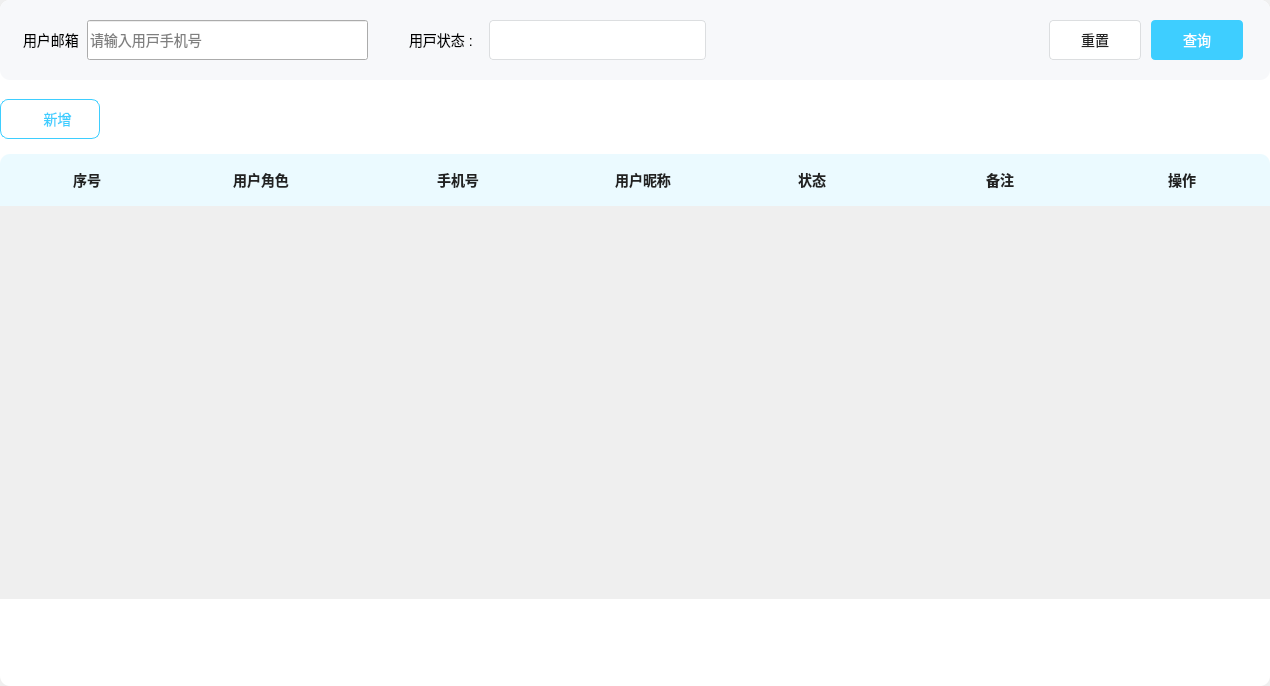
<?xml version="1.0" encoding="UTF-8"?>
<ui version="4.0">
 <class>RoleTable</class>
 <widget class="QWidget" name="RoleTable">
  <property name="geometry">
   <rect>
    <x>0</x>
    <y>0</y>
    <width>1270</width>
    <height>686</height>
   </rect>
  </property>
  <property name="windowTitle">
   <string>Form</string>
  </property>
  <layout class="QVBoxLayout" name="verticalLayout">
   <property name="spacing">
    <number>0</number>
   </property>
   <property name="leftMargin">
    <number>0</number>
   </property>
   <property name="topMargin">
    <number>0</number>
   </property>
   <property name="rightMargin">
    <number>0</number>
   </property>
   <property name="bottomMargin">
    <number>0</number>
   </property>
   <item>
    <widget class="QWidget" name="roleTableBg" native="true">
     <property name="styleSheet">
      <string notr="true">#roleTableBg{ border-radius : 10px; background-color : #FFFFFF; }*{ font-size : 14px; font-family : 微软雅⿊; }</string>
     </property>
     <layout class="QVBoxLayout" name="verticalLayout_2">
      <property name="spacing">
       <number>0</number>
      </property>
      <property name="leftMargin">
       <number>0</number>
      </property>
      <property name="topMargin">
       <number>0</number>
      </property>
      <property name="rightMargin">
       <number>0</number>
      </property>
      <property name="bottomMargin">
       <number>0</number>
      </property>
      <item>
       <widget class="QWidget" name="inputArea" native="true">
        <property name="minimumSize">
         <size>
          <width>0</width>
          <height>80</height>
         </size>
        </property>
        <property name="maximumSize">
         <size>
          <width>16777215</width>
          <height>80</height>
         </size>
        </property>
        <property name="styleSheet">
         <string notr="true">#inputArea{ border-radius : 10px; background-color :  #F7F8FA; }</string>
        </property>
        <layout class="QHBoxLayout" name="horizontalLayout">
         <property name="spacing">
          <number>41</number>
         </property>
         <property name="leftMargin">
          <number>23</number>
         </property>
         <property name="topMargin">
          <number>0</number>
         </property>
         <property name="rightMargin">
          <number>27</number>
         </property>
         <property name="bottomMargin">
          <number>0</number>
         </property>
         <item>
          <widget class="QWidget" name="adminPhoneBox" native="true">
           <property name="minimumSize">
            <size>
             <width>345</width>
             <height>0</height>
            </size>
           </property>
           <property name="maximumSize">
            <size>
             <width>345</width>
             <height>16777215</height>
            </size>
           </property>
           <layout class="QHBoxLayout" name="horizontalLayout_2">
            <property name="spacing">
             <number>8</number>
            </property>
            <property name="leftMargin">
             <number>0</number>
            </property>
            <property name="topMargin">
             <number>0</number>
            </property>
            <property name="rightMargin">
             <number>0</number>
            </property>
            <property name="bottomMargin">
             <number>0</number>
            </property>
            <item>
             <widget class="QLabel" name="emailLabel">
              <property name="text">
               <string>用户邮箱</string>
              </property>
             </widget>
            </item>
            <item>
             <widget class="QLineEdit" name="email">
              <property name="minimumSize">
               <size>
                <width>0</width>
                <height>40</height>
               </size>
              </property>
              <property name="maximumSize">
               <size>
                <width>16777215</width>
                <height>40</height>
               </size>
              </property>
              <property name="styleSheet">
               <string notr="true">#phone{ background : #FFFFFF; border-radius : 4px; border : 1px solid #DCDEE0; padding-left : 18px; }</string>
              </property>
              <property name="text">
               <string/>
              </property>
              <property name="placeholderText">
               <string>请输⼊⽤⼾⼿机号</string>
              </property>
             </widget>
            </item>
           </layout>
          </widget>
         </item>
         <item>
          <widget class="QWidget" name="adminStatusBox" native="true">
           <property name="minimumSize">
            <size>
             <width>297</width>
             <height>0</height>
            </size>
           </property>
           <property name="maximumSize">
            <size>
             <width>297</width>
             <height>16777215</height>
            </size>
           </property>
           <layout class="QHBoxLayout" name="horizontalLayout_3">
            <property name="leftMargin">
             <number>0</number>
            </property>
            <property name="topMargin">
             <number>0</number>
            </property>
            <property name="rightMargin">
             <number>0</number>
            </property>
            <property name="bottomMargin">
             <number>0</number>
            </property>
            <item>
             <widget class="QLabel" name="status">
              <property name="minimumSize">
               <size>
                <width>74</width>
                <height>0</height>
               </size>
              </property>
              <property name="maximumSize">
               <size>
                <width>74</width>
                <height>16777215</height>
               </size>
              </property>
              <property name="text">
               <string>⽤⼾状态 :</string>
              </property>
             </widget>
            </item>
            <item>
             <widget class="QComboBox" name="userStatus">
              <property name="minimumSize">
               <size>
                <width>0</width>
                <height>40</height>
               </size>
              </property>
              <property name="maximumSize">
               <size>
                <width>16777215</width>
                <height>40</height>
               </size>
              </property>
              <property name="styleSheet">
               <string notr="true">#userStatus { background-color: #FFFFFF; border: 1px solid #DCDEE0; border-radius: 4px; color: #222222; padding-left: 16px; line-height: 40px; }

#userStatus::drop-down { border: none; width: 33px; }

#userStatus::down-arrow { width: 15px; background-color: transparent; image: url(:/images/admin/triangle.png); }

#userStatus QAbstractItemView { outline: 0px; }

#userStatus QAbstractItemView::item { color: #222222; padding-left:16px; background-color: #FFFFFF; height: 30px; 
}

#userStatus QAbstractItemView::item:selected { background-color: #409CE1; color: #FFFFFF; }</string>
              </property>
             </widget>
            </item>
           </layout>
          </widget>
         </item>
         <item>
          <spacer name="horizontalSpacer">
           <property name="orientation">
            <enum>Qt::Orientation::Horizontal</enum>
           </property>
           <property name="sizeHint" stdset="0">
            <size>
             <width>258</width>
             <height>20</height>
            </size>
           </property>
          </spacer>
         </item>
         <item>
          <widget class="QWidget" name="btnOperatorBox" native="true">
           <property name="minimumSize">
            <size>
             <width>194</width>
             <height>0</height>
            </size>
           </property>
           <property name="maximumSize">
            <size>
             <width>194</width>
             <height>16777215</height>
            </size>
           </property>
           <layout class="QHBoxLayout" name="horizontalLayout_4">
            <property name="spacing">
             <number>10</number>
            </property>
            <property name="leftMargin">
             <number>0</number>
            </property>
            <property name="topMargin">
             <number>0</number>
            </property>
            <property name="rightMargin">
             <number>0</number>
            </property>
            <property name="bottomMargin">
             <number>0</number>
            </property>
            <item>
             <widget class="QPushButton" name="resetBtn">
              <property name="minimumSize">
               <size>
                <width>0</width>
                <height>40</height>
               </size>
              </property>
              <property name="maximumSize">
               <size>
                <width>16777215</width>
                <height>40</height>
               </size>
              </property>
              <property name="styleSheet">
               <string notr="true">#resetBtn{ color : #222222; background-color: #FFFFFF; border-radius: 4px; border: 1px solid #DCDEE0; }</string>
              </property>
              <property name="text">
               <string>重置</string>
              </property>
             </widget>
            </item>
            <item>
             <widget class="QPushButton" name="queryBtn">
              <property name="minimumSize">
               <size>
                <width>0</width>
                <height>40</height>
               </size>
              </property>
              <property name="maximumSize">
               <size>
                <width>16777215</width>
                <height>40</height>
               </size>
              </property>
              <property name="styleSheet">
               <string notr="true">#queryBtn{ color : #FFFFFF; background-color: #3ECEFF; border-radius: 4px; }</string>
              </property>
              <property name="text">
               <string>查询</string>
              </property>
             </widget>
            </item>
           </layout>
          </widget>
         </item>
        </layout>
       </widget>
      </item>
      <item>
       <widget class="QWidget" name="insertBtnArea" native="true">
        <property name="minimumSize">
         <size>
          <width>0</width>
          <height>74</height>
         </size>
        </property>
        <property name="maximumSize">
         <size>
          <width>16777215</width>
          <height>74</height>
         </size>
        </property>
        <widget class="QLabel" name="addLabel">
         <property name="geometry">
          <rect>
           <x>25</x>
           <y>33</y>
           <width>12</width>
           <height>12</height>
          </rect>
         </property>
         <property name="styleSheet">
          <string notr="true">#addLabel{ border-image : url(&quot;:/images/admin/add.png&quot;); }</string>
         </property>
         <property name="text">
          <string/>
         </property>
        </widget>
        <widget class="QPushButton" name="insertBtn">
         <property name="geometry">
          <rect>
           <x>0</x>
           <y>19</y>
           <width>100</width>
           <height>40</height>
          </rect>
         </property>
         <property name="styleSheet">
          <string notr="true">#insertBtn
{ 
	color : #3ECEFF; 
	background-color : #FFFFFF; 
	border-radius: 8px; 
	border: 1px solid #3ECEFF; 
	padding :10px 25px 10px 40px; 
}</string>
         </property>
         <property name="text">
          <string>新增</string>
         </property>
        </widget>
        <zorder>insertBtn</zorder>
        <zorder>addLabel</zorder>
       </widget>
      </item>
      <item>
       <widget class="QWidget" name="tableTitleArea" native="true">
        <property name="minimumSize">
         <size>
          <width>0</width>
          <height>52</height>
         </size>
        </property>
        <property name="maximumSize">
         <size>
          <width>16777215</width>
          <height>52</height>
         </size>
        </property>
        <property name="styleSheet">
         <string notr="true">#tableTitleArea{ background-color: #EBFAFF; border-top-left-radius: 10px; border-top-right-radius: 10px; border-bottom-left-radius: 0; border-bottom-right-radius: 0; }

#tableTitleArea QLabel { font-weight: bold; color: #222222; line-height: 20px; }</string>
        </property>
        <layout class="QHBoxLayout" name="horizontalLayout_5">
         <property name="spacing">
          <number>0</number>
         </property>
         <property name="leftMargin">
          <number>0</number>
         </property>
         <property name="topMargin">
          <number>0</number>
         </property>
         <property name="rightMargin">
          <number>0</number>
         </property>
         <property name="bottomMargin">
          <number>0</number>
         </property>
         <item>
          <widget class="QLabel" name="idLabel">
           <property name="minimumSize">
            <size>
             <width>174</width>
             <height>0</height>
            </size>
           </property>
           <property name="maximumSize">
            <size>
             <width>174</width>
             <height>16777215</height>
            </size>
           </property>
           <property name="text">
            <string>序号</string>
           </property>
           <property name="alignment">
            <set>Qt::AlignmentFlag::AlignCenter</set>
           </property>
          </widget>
         </item>
         <item>
          <widget class="QLabel" name="roleLabel">
           <property name="minimumSize">
            <size>
             <width>174</width>
             <height>0</height>
            </size>
           </property>
           <property name="maximumSize">
            <size>
             <width>174</width>
             <height>16777215</height>
            </size>
           </property>
           <property name="text">
            <string>用户角色</string>
           </property>
           <property name="alignment">
            <set>Qt::AlignmentFlag::AlignCenter</set>
           </property>
          </widget>
         </item>
         <item>
          <widget class="QLabel" name="telphoneLabel">
           <property name="minimumSize">
            <size>
             <width>220</width>
             <height>0</height>
            </size>
           </property>
           <property name="maximumSize">
            <size>
             <width>220</width>
             <height>16777215</height>
            </size>
           </property>
           <property name="text">
            <string>手机号</string>
           </property>
           <property name="alignment">
            <set>Qt::AlignmentFlag::AlignCenter</set>
           </property>
          </widget>
         </item>
         <item>
          <widget class="QLabel" name="nameLabel">
           <property name="minimumSize">
            <size>
             <width>150</width>
             <height>0</height>
            </size>
           </property>
           <property name="maximumSize">
            <size>
             <width>150</width>
             <height>16777215</height>
            </size>
           </property>
           <property name="text">
            <string>用户昵称</string>
           </property>
           <property name="alignment">
            <set>Qt::AlignmentFlag::AlignCenter</set>
           </property>
          </widget>
         </item>
         <item>
          <widget class="QLabel" name="statusLabel">
           <property name="minimumSize">
            <size>
             <width>188</width>
             <height>0</height>
            </size>
           </property>
           <property name="maximumSize">
            <size>
             <width>188</width>
             <height>16777215</height>
            </size>
           </property>
           <property name="text">
            <string>状态</string>
           </property>
           <property name="alignment">
            <set>Qt::AlignmentFlag::AlignCenter</set>
           </property>
          </widget>
         </item>
         <item>
          <widget class="QLabel" name="commentLabel">
           <property name="minimumSize">
            <size>
             <width>188</width>
             <height>0</height>
            </size>
           </property>
           <property name="maximumSize">
            <size>
             <width>188</width>
             <height>16777215</height>
            </size>
           </property>
           <property name="text">
            <string>备注</string>
           </property>
           <property name="alignment">
            <set>Qt::AlignmentFlag::AlignCenter</set>
           </property>
          </widget>
         </item>
         <item>
          <widget class="QLabel" name="operationLabe">
           <property name="text">
            <string>操作</string>
           </property>
           <property name="alignment">
            <set>Qt::AlignmentFlag::AlignCenter</set>
           </property>
          </widget>
         </item>
        </layout>
       </widget>
      </item>
      <item>
       <widget class="QWidget" name="adminInfoArea" native="true">
        <property name="minimumSize">
         <size>
          <width>0</width>
          <height>408</height>
         </size>
        </property>
        <property name="maximumSize">
         <size>
          <width>16777215</width>
          <height>408</height>
         </size>
        </property>
        <layout class="QVBoxLayout" name="verticalLayout_3">
         <property name="spacing">
          <number>0</number>
         </property>
         <property name="leftMargin">
          <number>0</number>
         </property>
         <property name="topMargin">
          <number>0</number>
         </property>
         <property name="rightMargin">
          <number>0</number>
         </property>
         <property name="bottomMargin">
          <number>15</number>
         </property>
         <item>
          <widget class="QScrollArea" name="scrollArea">
           <property name="styleSheet">
            <string notr="true">#scrollArea { border : none; background-color: #FFFFFF; }

QScrollBar:vertical{ /*垂直滚动条*/ border : none; background-color : #FFFFFF; width : 10px; }

QScrollBar::handle:vertical{ /*设置垂直滚动条⼿柄*/ border : none; border-radius : 5px; background-color : #E8E8E8; min-height: 134px; }

QScrollBar::up-arrow:vertical, QScrollBar::down- arrow:vertical { border:none; width: 0px; height: 0px; }

QScrollBar:horizontal { height: 0px; }</string>
           </property>
           <property name="widgetResizable">
            <bool>true</bool>
           </property>
           <widget class="QWidget" name="scrollAreaWidgetContents">
            <property name="geometry">
             <rect>
              <x>0</x>
              <y>0</y>
              <width>1270</width>
              <height>393</height>
             </rect>
            </property>
            <layout class="QVBoxLayout" name="verticalLayout_4">
             <property name="spacing">
              <number>0</number>
             </property>
             <property name="leftMargin">
              <number>0</number>
             </property>
             <property name="topMargin">
              <number>0</number>
             </property>
             <property name="rightMargin">
              <number>0</number>
             </property>
             <item>
              <layout class="QVBoxLayout" name="layout"/>
             </item>
            </layout>
           </widget>
          </widget>
         </item>
        </layout>
       </widget>
      </item>
      <item>
       <widget class="QWidget" name="PaginatorArea" native="true"/>
      </item>
     </layout>
    </widget>
   </item>
  </layout>
 </widget>
 <resources/>
 <connections/>
</ui>
